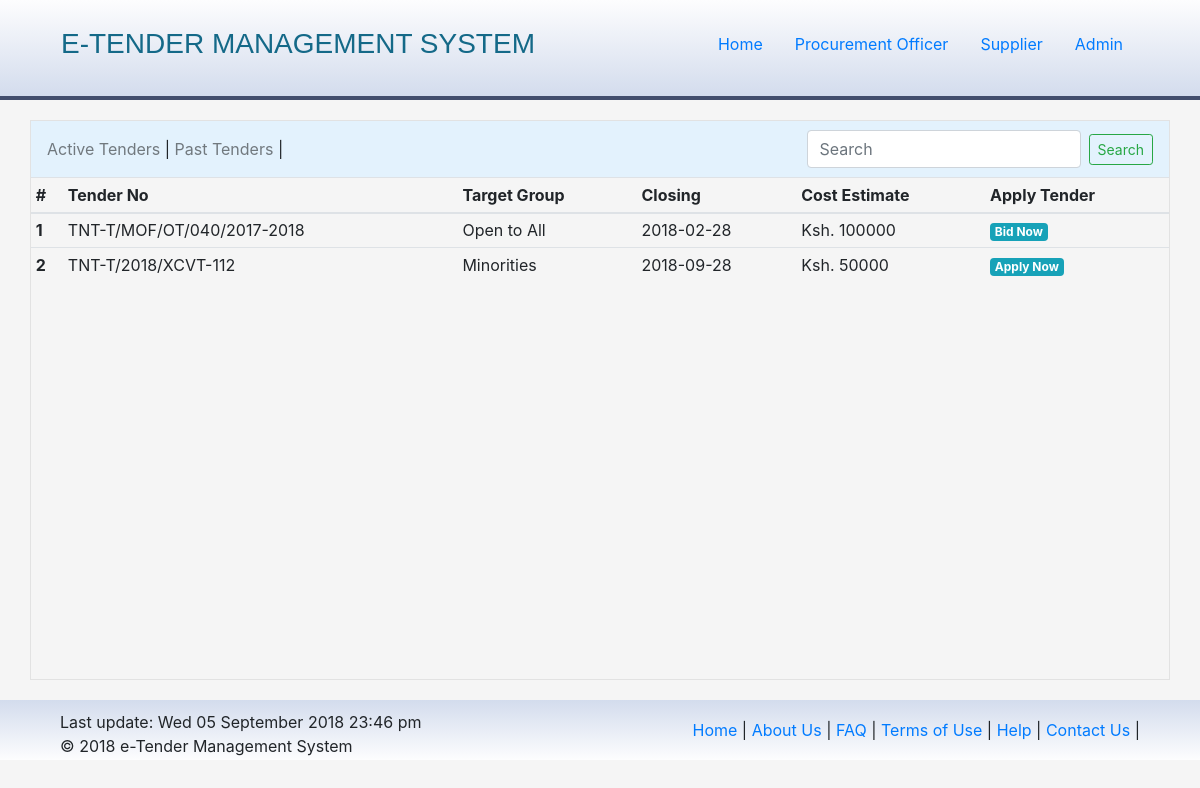
The page / on the database its author committed.
### tables this page shows
CREATE TABLE `tenders` (
  `_id` int(11) NOT NULL,
  `tender_number` varchar(100) NOT NULL,
  `tender_cat` varchar(50) NOT NULL,
  `tender_type` varchar(50) NOT NULL,
  `tender_security` varchar(50) NOT NULL DEFAULT '0',
  `tender_closing` varchar(100) NOT NULL,
  `tender_desc` text NOT NULL,
  `added_by` varchar(100) NOT NULL,
  `approved` tinyint(1) NOT NULL DEFAULT '0',
  `tender_bids` int(11) NOT NULL,
  `awarded` tinyint(1) NOT NULL,
  `tender_awarded` varchar(100) DEFAULT NULL,
  `bid_amount` int(11) DEFAULT NULL,
  `expired` tinyint(1) NOT NULL DEFAULT '0',
  `dateadded` timestamp NOT NULL DEFAULT CURRENT_TIMESTAMP
);

### index.php (the view, shortened to what this page needs)
<?php
  include 'include/head.php';
?>
<div class="container body padding0">
  <?php
    include 'include/navigation.php';
  ?>
  <table class="table table-sm table-hover table-tenders">
    <thead>
      <tr>
        <th scope="col">#</th>
        <th scope="col">Tender No</th>
        <th scope="col">Target Group</th>
        <th scope="col">Closing</th>
        <th scope="col">Cost Estimate</th>
        <th scope="col">Apply Tender</th>
      </tr>
    </thead>
    <tbody>
      <?php
        $sql = "SELECT * FROM tenders WHERE expired = '0' AND awarded = '0'";
        $query = mysqli_query($db, $sql);
        $count = 0;
        while ($row = mysqli_fetch_assoc($query)) {
          $_id = $row['_id'];
          $t_num = $row['tender_number'];
          $t_cat = $row['tender_cat'];
          $t_desc = $row['tender_desc'];
          $t_closing = $row['tender_closing'];
          $t_security = $row['tender_security'];
          $count++;
          switch ($t_cat) {
            case 'm':
              $category = "Minorities";
              break;
            case 'oa':
              $category = "Open to All";
              break;
          }
          $u_company = $_SESSION['_user']['company'];
          $sql_c = "SELECT * FROM tenders_applications WHERE tender = '$_id' AND company = '$u_company'";
          $query_c = mysqli_query($db, $sql_c);
          if (mysqli_num_rows($query_c) > 0) {
            $url = 'bid.php?id='.$_id;
            $btn = "<a href='$url' class='badge badge-info'>Bid Now</a>";
          } else {
              $url = 'apply.php?id='.$_id;
              $btn = "<a href='$url' class='badge badge-info'>Apply Now</a>";
          }
          echo "
            <tr class='t-row'>
              <th scope='row'>$count</th>
              <td><span data-container='body' data-toggle='popover' title='$t_num' data-placement='bottom' data-content='$t_desc'>$t_num</span></td>
              <td>$category</td>
              <td>$t_closing</td>
              <td>Ksh. $t_security</td>
              <td>$btn</td>
            </tr>
          ";
        }
      ?>
    </tbody>
  </table>
<?php
  include 'include/footer.php';
?>

### css/styles.css (style rules this page uses)
.padding0 { padding: 0!important; }
body { background: #f5f5f5; height: 100%; }
.body { min-height: 70%; margin: 20px auto; border: 1px solid #e2e2e2; }
table > tbody > tr { cursor: pointer; }

### rows shown on the page
tenders: tender_number "TNT-T/MOF/OT/040/2017-2018", tender_cat "Open to All", tender_closing "2018-02-28", tender_security "100000"
tenders: tender_number "TNT-T/2018/XCVT-112", tender_cat "Minorities", tender_closing "2018-09-28", tender_security "50000"
